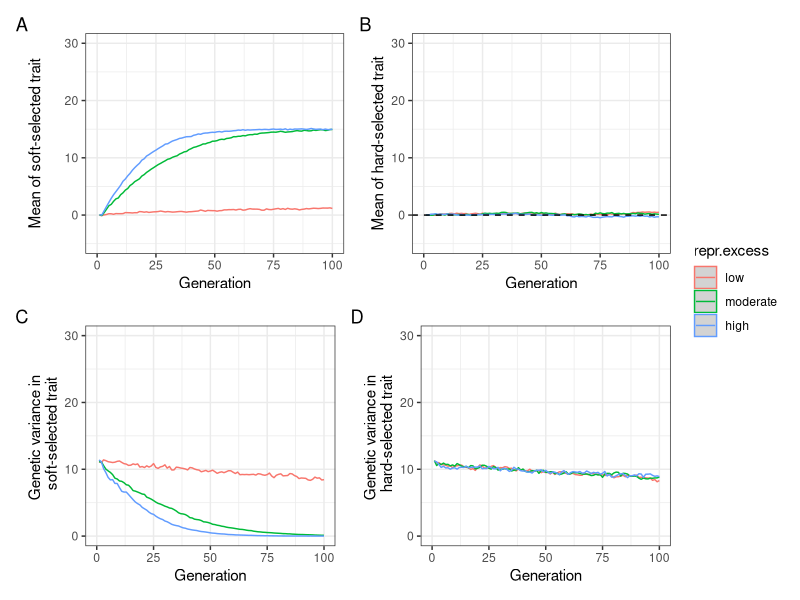
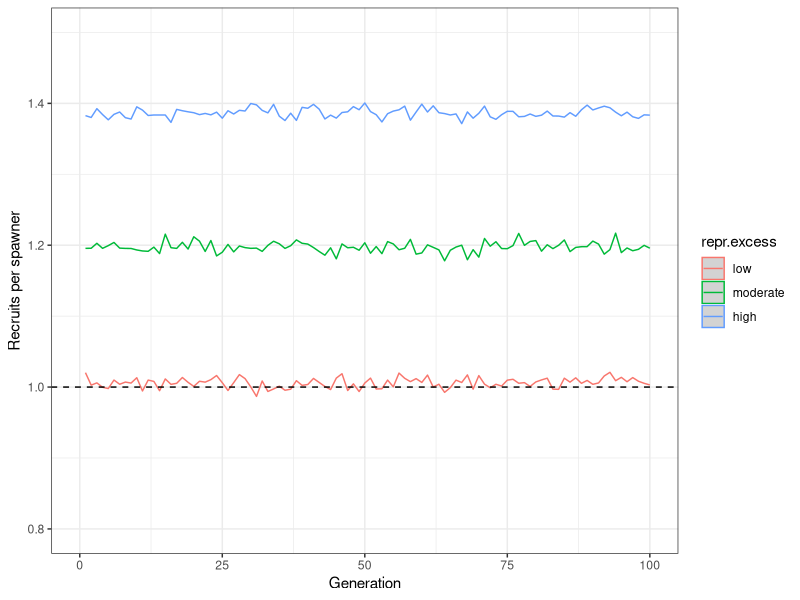
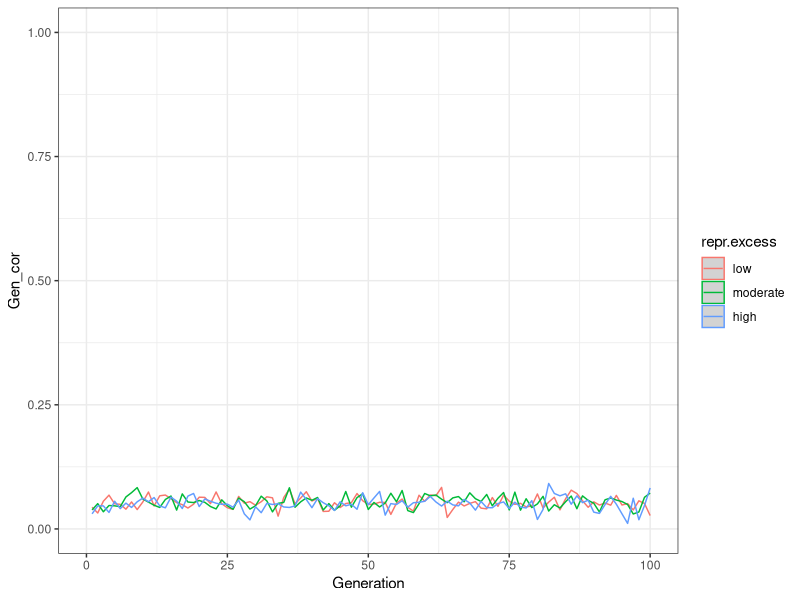
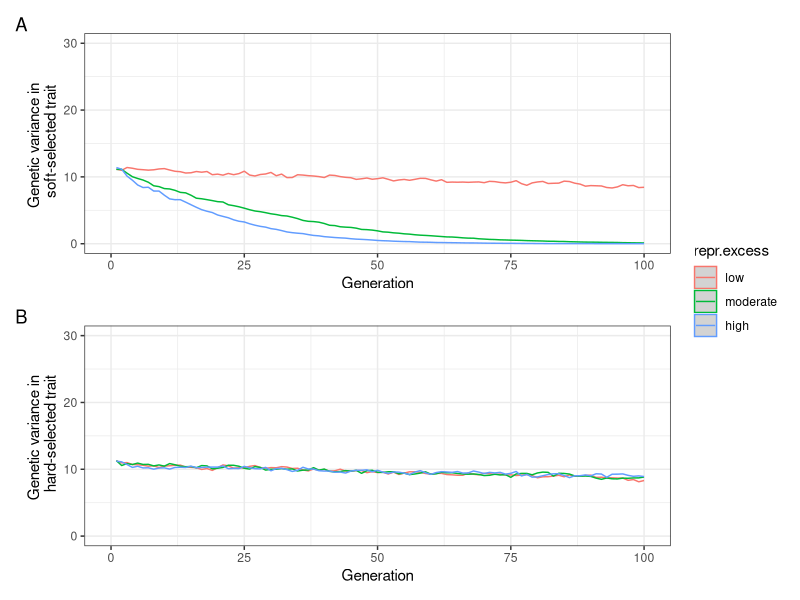

Write the R code that produced these figures, in order.
library(dplyr)
library(forcats)
library(ggplot2)
library(gridExtra)
library(patchwork)

dat<- read.csv("baseline_set1_output.csv", header=T)

dat <- dat %>% 
  mutate(repr.excess=factor(repr.excess)) %>% 
  mutate(repr.excess=fct_relevel(repr.excess,c("low","moderate","high")))

p1<- ggplot(dat, aes(Generation, Mean_P_soft, colour=repr.excess))+
  stat_summary(geom="ribbon", fun.data=mean_cl_normal, fill="lightgrey")+
  stat_summary(geom="line", fun=mean) +xlim(0,100) + 
  ylim(-5,30)+ 
  #geom_hline(yintercept=0, linetype = "dashed") +
  ylab("Mean of soft-selected trait")+ theme_bw()

p2<- ggplot(dat, aes(Generation, Mean_P_hard, colour=repr.excess))+
  stat_summary(geom="ribbon", fun.data=mean_cl_normal, fill="lightgrey")+
  stat_summary(geom="line", fun=mean) +xlim(0,100) + 
  ylim(-5,30)+ 
  geom_hline(yintercept=0, linetype = "dashed") +
  ylab("Mean of hard-selected trait") + theme_bw()

p3<- ggplot(dat, aes(Generation, RpS, colour=repr.excess))+
  stat_summary(geom="ribbon", fun.data=mean_cl_normal, fill="lightgrey")+
  stat_summary(geom="line", fun=mean) +xlim(0,100) + 
  ylim(0.8,1.5)+ 
  geom_hline(yintercept=1, linetype = "dashed") +
  ylab("Recruits per spawner") + theme_bw()

p4<- ggplot(dat, aes(Generation, Var_G_soft, colour=repr.excess))+
  stat_summary(geom="ribbon", fun.data=mean_cl_normal, fill="lightgrey")+
  stat_summary(geom="line", fun=mean) +xlim(0,100) + 
  ylim(0,30)+ 
  #geom_hline(yintercept=0, linetype = "dashed") +
  ylab("Genetic variance in \n soft-selected trait") + theme_bw()

p5<- ggplot(dat, aes(Generation, Var_G_hard, colour=repr.excess))+
  stat_summary(geom="ribbon", fun.data=mean_cl_normal, fill="lightgrey")+
  stat_summary(geom="line", fun=mean) +xlim(0,100) + 
  ylim(0,30)+ 
  #geom_hline(yintercept=0, linetype = "dashed") +
  ylab("Genetic variance in \n hard-selected trait") + theme_bw()

p6<- ggplot(dat, aes(Generation, Gen_cor, colour=repr.excess))+
  stat_summary(geom="ribbon", fun.data=mean_cl_normal, fill="lightgrey")+
  stat_summary(geom="line", fun=mean) +xlim(0,100) + 
  ylim(0,1)+ 
  #geom_hline(yintercept=0, linetype = "dashed") +
 theme_bw()


(p1+p2)/(p4+p5) + plot_layout(guides = "collect") + plot_annotation(tag_levels = 'A') 

p3

p6

p4/p5 + plot_layout(guides = "collect") + plot_annotation(tag_levels = 'A')
